Frame 1 (no input): blank canvas, image omitted
Frame 60 (the mouse pressed at the canvas centre just before this capture): blank canvas, image omitted
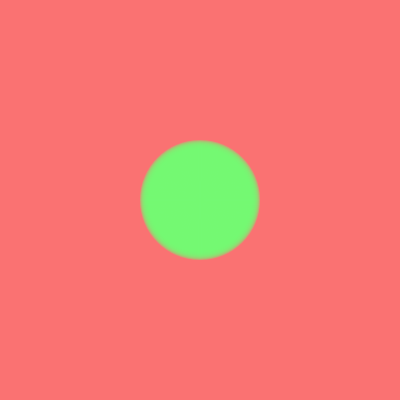
Frame 120 (the mouse held since frame 60 and released just before this capture)

The Processing sketch whose frames 1 and 60 were blank and that drew this single picture after the mouse press (run headless with seeded random() and noise(); from frame 60 on, the mouse is pressed at the canvas centre):

// Processing sketch: processing_43993
// ── processing_43993.pde

void setup(){
  size(400,400);
  background(250,114,114);
  smooth();
}

int c;
float a = random (30);

void draw(){
  fill(114,250,114,100);
  noStroke();
  if(mousePressed){
    c = c+2;
    ellipse(mouseX, mouseY,c,c);
  }else{
  fill(250,114,114);
  ellipse(mouseX, mouseY,c,c);
}
}
    
                
                
